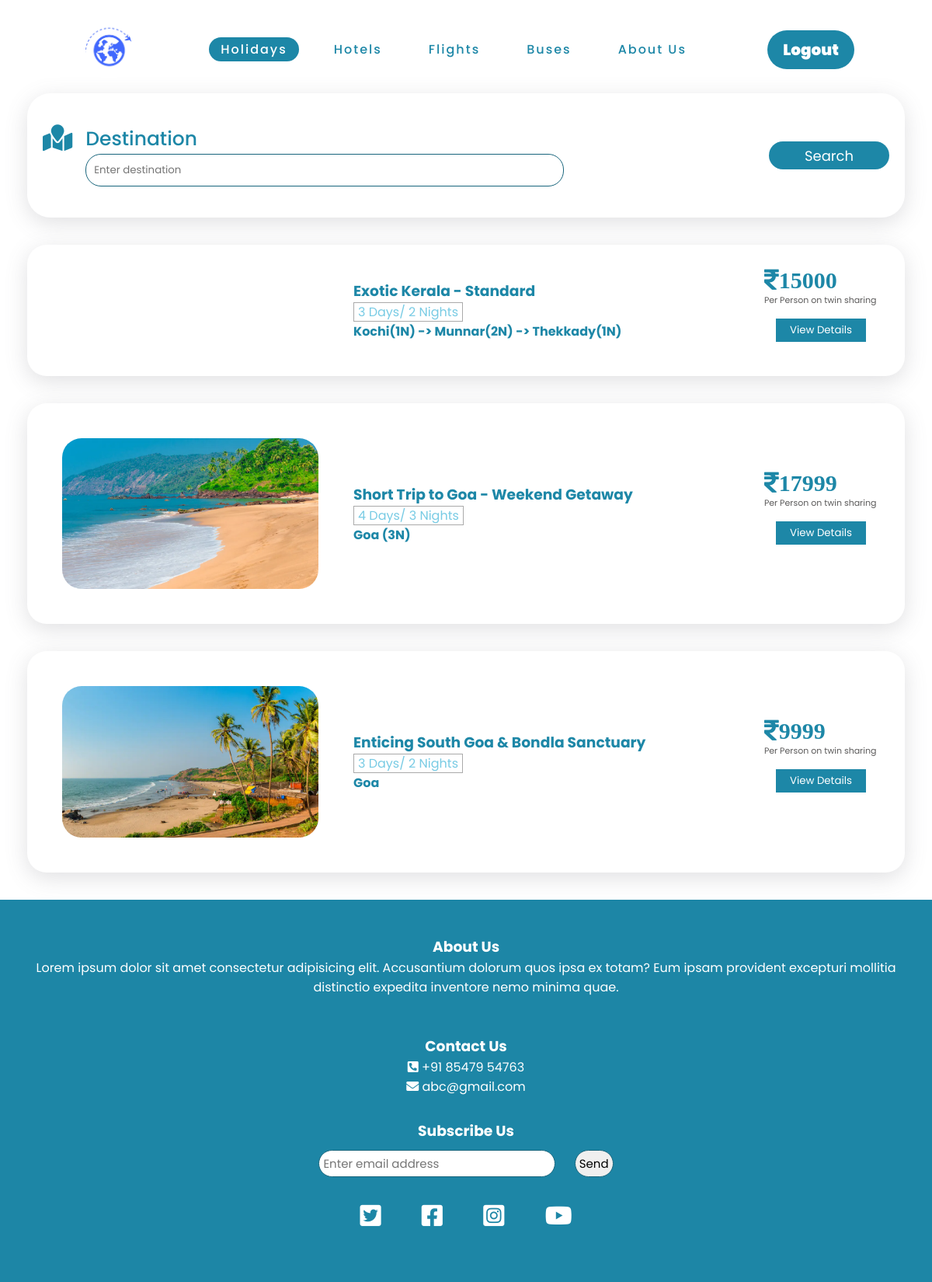
The page /holiday (signed in) on the database its author committed.
### myapp/models.py (models this page shows)
class Package_Master(models.Model):
    pack_name=models.CharField('pack_name',max_length=50)
    destination=models.CharField('destination',max_length=50,default='AaBbCc')
    pack_details=models.CharField('pack_details',max_length=300)
    pack_price=models.IntegerField('pack_price')
    image=models.ImageField(upload_to='images/')
    image1=models.ImageField(upload_to='images/',default='asda')
    image2=models.ImageField(upload_to='images/',default='asda')
    image3=models.ImageField(upload_to='images/',default='asda')
    days=models.CharField('days',max_length=10,default='1')
    nights=models.CharField('nights',max_length=10,default='1')
    city_id=models.ForeignKey(City,on_delete=models.CASCADE,default=1)
    state_id=models.ForeignKey(State,on_delete=models.CASCADE,default=1)

### myapp/views.py (the view)
# urls.py: path('holiday', views.holiday, name='holiday'),
def holiday(request):
    if request.session.has_key('is_login'):
        data=Package_Master.objects.all()
        return render(request,'holiday.html',{'data':data})
    return redirect('login')

### myapp/templates/holiday.html (shortened to what this page needs)
<!DOCTYPE html>
{% load static %}
<html lang="en">
<head>
    <link rel="stylesheet" href="{% static 'css/holiday.css' %}">
    <link rel="stylesheet" href="https://cdnjs.cloudflare.com/ajax/libs/font-awesome/5.15.3/css/all.min.css">
    <link rel="stylesheet" href="https://cdnjs.cloudflare.com/ajax/libs/font-awesome/4.7.0/css/font-awesome.min.css">
</head>
<body>
    <header>
        <a href="{% url 'home' %}"><img src="{% static 'images/logo.png' %}" class="logo"></a>
        <div class="navbar" id="navbar">
        <ul class="nav-links">
            <li><a href="#" style="background-color:#1d87a7; color: #fff;">Holidays</a></li>
            <li><a href="{% url 'hotels' %}">Hotels</a></li>
            <li><a href="{% url 'flight_search' %}">Flights</a></li>
            <li><a href="{% url 'bus' %}">Buses</a></li>
            <li><a href="#abt">About Us</a></li>
        </ul>
       <a href="{% url 'logout' %}" class="login-btn">Logout</a>
    </div>
    </header>
    <div class="useless"></div>
    <div class="search">
        <form action="{% url 'holidaySearch' %}" method="POST">
            <i class="fas fa-map-marked"></i>
            <div class="dest">
            <label for="destination">Destination</label>
            <input type="text" placeholder="Enter destination" name="searched">
        </div>
            <input type="submit" value="Search" class="btn">
        </form>
    </div>
    {% for i in data %}
    <div class="box">
        <img src="{{ i.image.url }}" alt="">
        <div class="content">
            <h3>{{ i.pack_name }}</h3>
            <span>{{ i.days }} Days/ {{ i.nights }} Nights</span> <br>
            <b>{{ i.destination }}</b>
        </div>
        <div class="content-1">
            <i class="fas fa-rupee-sign">{{ i.pack_price }}</i>
            <p>Per Person on twin sharing</p>
            <a href="{% url 'holidayPackage' i.id %}"><button class="btn-1">View Details</button></a>
        </div>
    </div>
    {% endfor %}
    <footer>
        <div class="abt" id="abt">
        <h3>About Us</h3>
          <p>Lorem ipsum dolor sit amet consectetur adipisicing elit.
            Accusantium dolorum quos ipsa ex totam? Eum ipsam provident excepturi mollitia distinctio expedita
            inventore nemo minima quae.</p>
      </div>
      <div class="contact">
        <h3>Contact Us</h3>
        <i class="fas fa-phone-square-alt"></i> +91 85479 54763
        <br>
        <i class="fas fa-envelope"></i> abc@gmail.com
      </div>
      <div class="subscribe">
        <h3>Subscribe Us</h3>
        <input type="text" placeholder="Enter email address">
        <input type="submit" value="Send" class="btn-form">
      </div>
      <div class="social">
        <i class="fab fa-twitter-square"></i>
        <i class="fab fa-facebook-square"></i>
        <i class="fab fa-instagram-square"></i>
        <i class="fab fa-youtube"></i>
      </div>
      </footer>
</body>
</html>

### myapp/static/css/holiday.css (style rules this page uses)
* { margin: 0; padding: 0; box-sizing: border-box; font-family: 'Poppins', sans-serif; }
html { scroll-behavior: smooth; }
header { position: fixed; top: 0; left: 0; width: 100%; display: flex; justify-content: space-between; align-items: center; transition: 0.6s; padding: 20px 100px; z-index: 10000; }
header .logo { position: relative; width: 80px; transition: 0.6s; background-color: #fff; padding: 10px; border-radius: 50%; cursor: pointer; }
.navbar { display: contents; justify-content: center; padding: 0 50px; position: relative; width: 100%; }
.nav-links { position: relative; display: flex; list-style: none; justify-content: center; align-items: center; font-weight: 500; }
.nav-links li a { position: relative; margin: 0 15px; text-decoration: none; color: #1d87a7; border-radius: 20px; background: #fff; letter-spacing: 2px; transition: 0.6s; padding: 4px 15px; }
.login-btn { background: #1d87a7; color: #fff; padding: 10px 20px; text-decoration: none; font-size: 20px; font-weight: 900; border-radius: 30px; }
.useless { min-height: 105px; }
.search { margin: 15px 35px; padding: 40px 20px; box-shadow: rgb(100 100 111 / 20%) 0px 7px 29px 0px; border-radius: 30px; }
.search i { font-size: 34px; padding-right: 17px; color: #1d87a7; }
form { display: flex; justify-content: center; width: 100%; }
.dest { width: 100%; }
label { font-size: 25px; font-weight: 500; color: #1d87a7; }
input { border-radius: 20px; border: 1px solid #18657c; }
.search input[type="text"] { position: relative; display: flex; width: 70%; padding: 10px; }
.btn { padding: 0 46px; margin: 22px 0; font-size: 18px; color: #fff; background: #1d87a7; border: none; border-radius: 20px; cursor: pointer; }
.box { display: flex; align-items: center; padding: 45px; margin: 35px; background: white; color: #1d87a7; box-shadow: rgb(100 100 111 / 20%) 0px 7px 29px 0px; border-radius: 25px; }
img { width: 330px; border-radius: 25px; }
.content { padding: 0 45px; }
.content-1 { position: absolute; right: 70px; }
.content-1 i { font-size: 30px; }
.content-1 p { font-size: 11px; color: #5b5a5a; }
.btn-1 { margin: 15px; padding: 5px 18px; border: none; color: #fff; background: #1d87a7; cursor: pointer; }
span { border: 1px solid #aaa; padding: 0 5px; color: #78cbe4; }
footer { position: relative; bottom: 0; left: 0; right: 0; background: #1d86a6; height: auto; width: auto; color: #fff; padding: 46px; text-align: center; }
.abt { padding-bottom: 49px; }
.contact { padding-bottom: 30px; }
.subscribe input { font-size: 15px; margin: 10px; padding: 5px; }
.social i { font-size: 31px; margin: 24px 24px; }

### rows shown on the page
Package_Master: pack_name "Exotic Kerala - Standard", days "3", nights "2", destination "Kochi(1N) -> Munnar(2N) -> Thekkady(1N)", pack_price "15000"
Package_Master: image (picture), pack_name "Short Trip to Goa - Weekend Getaway", days "4", nights "3", destination "Goa (3N)", pack_price "17999"
Package_Master: image (picture), pack_name "Enticing South Goa & Bondla Sanctuary", days "3", nights "2", destination "Goa", pack_price "9999"
